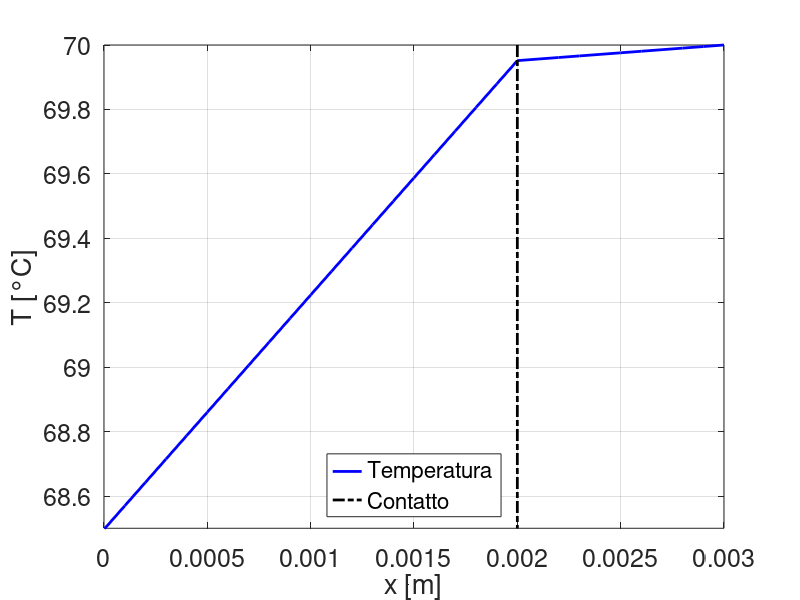

MATLAB code to generate this figure:
clc; clear; close all;

%% dati
tu = 2e-3; %m
td = 1e-3; %m
Tu = 20; %°C
Td = 70; %°C
hh = 15; %W/m^2K
ku = 1; %W/mK
kd = 15; %W/mK

%% griglia {(up) 0->robin->i->s->dirichlet->end (down)}
dx = 1e-4; %m
xu = (0:dx:tu)';
nu = length(xu);
xd = (tu+dx:dx:tu+td)';
xx = [xu;xd];
nn = length(xx);

%% AA & bb
my_diag = ones(nn,1);
AA = spdiags([my_diag -2*my_diag my_diag], -1:1, nn, nn);
bb = zeros(nn,1);

%% coco & TT
%robin
AA(1,1) = hh/ku*dx+1;
AA(1,2) = -1;
bb(1) = hh*Tu*dx/ku;

%continuità
AA(nu,nu-1) = -ku;
AA(nu,nu) = ku+kd;
AA(nu,nu+1) = -kd;
bb(nu) = 0;

%dirichlet
AA(end,end-1) = 0;
AA(end,end) = 1;
bb(end) = Td;

TT = AA\bb;

%% plotto
plot(xx,TT, 'b-', 'linewidth', 2)
hold on
plot([2e-3 2e-3], [70 68.5], 'k-.', 'linewidth', 2)
legend('Temperatura', 'Contatto', 'location', 'south')
xlabel('x [m]')
ylabel('T [°C]')
grid on
axis([0 3e-3 68.5 70])
set(gca, 'fontsize', 18)